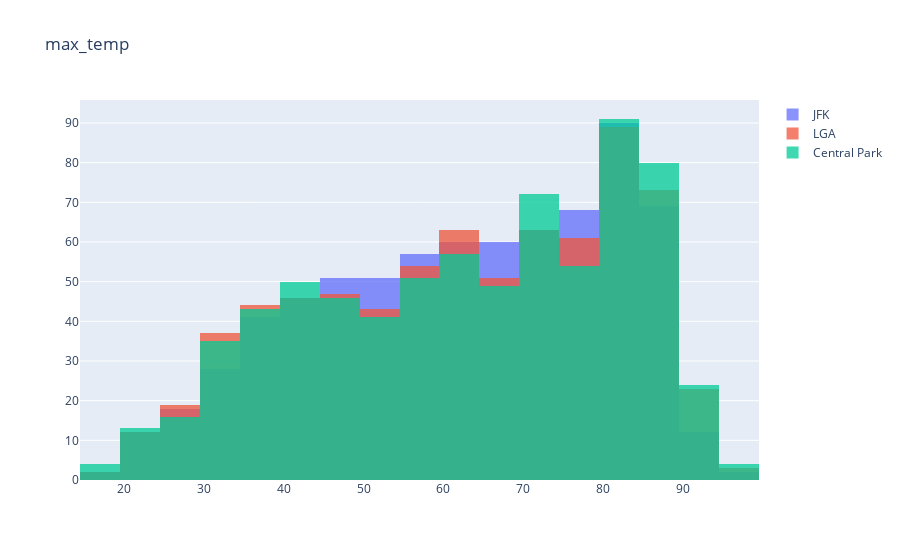
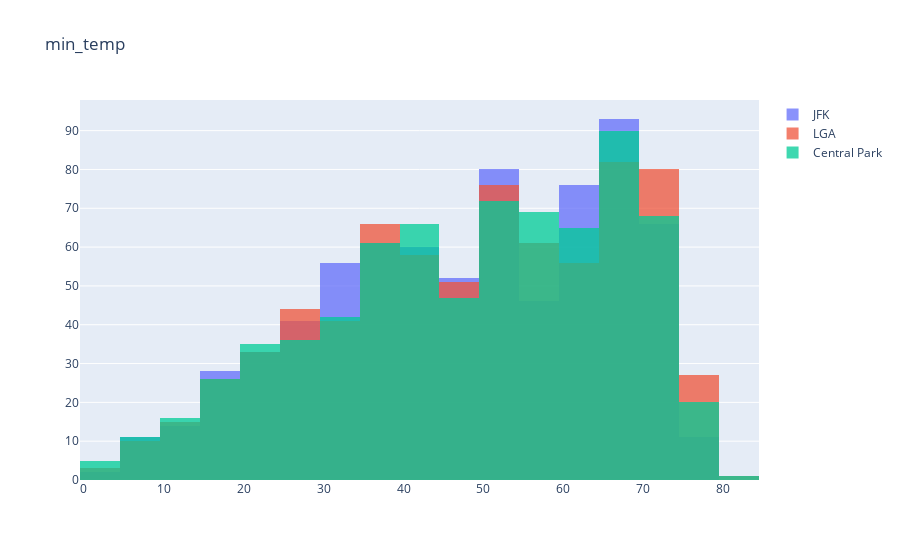
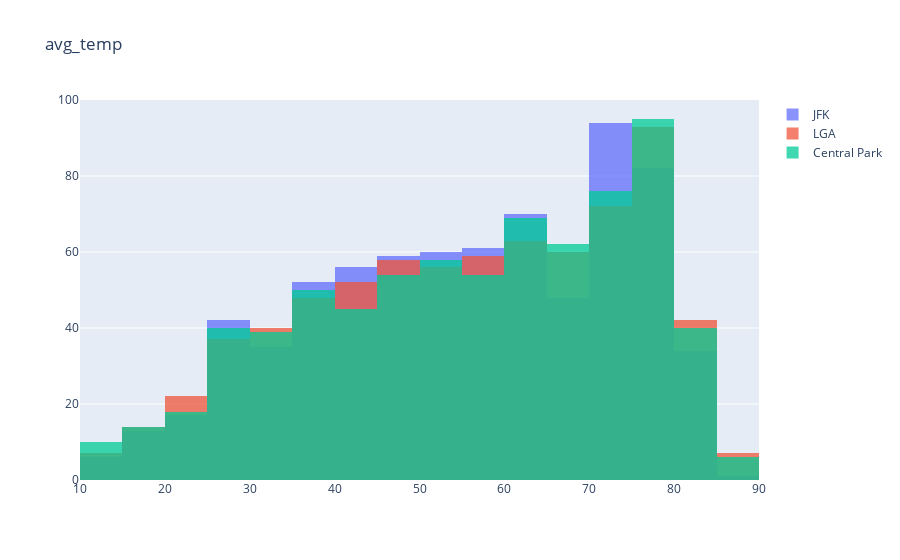
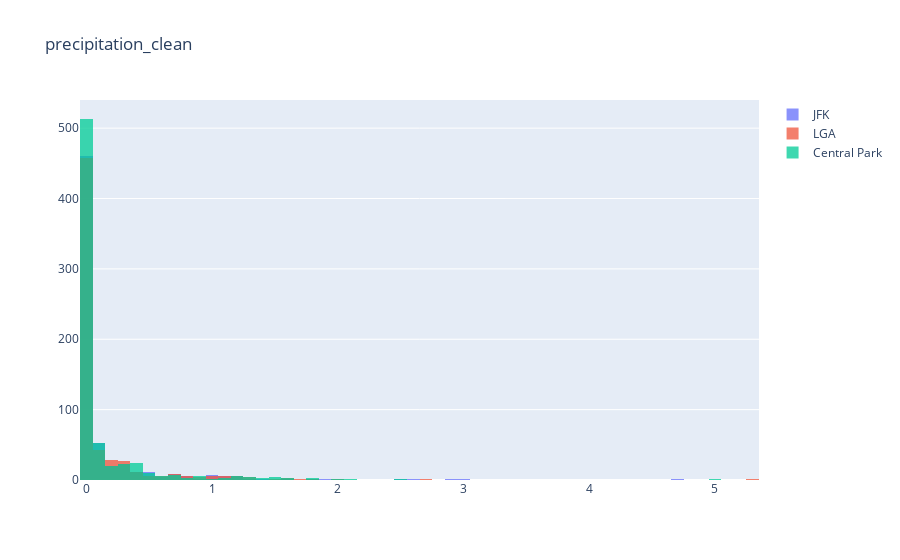

Notebook source saved alongside these figures, in order:
### Markdown cell above
Histograma por variable en función del borough

### Code cell
for i in key_weather: 
    fig = go.Figure()
    for borough in df["location"].unique():
        x = df[df["location"] ==borough][i]
        
        fig.add_trace(go.Histogram(histfunc="count", x=x, name=borough))
        # Overlay both histograms
    fig.update_layout(barmode='overlay')
    # Reduce opacity to see both histograms
    fig.update_traces(opacity=0.75)    
    fig.update_layout(title=i)
    fig.show()

### Figure 1 — Plotly figure (JSON) as saved in the notebook; plotly's stock layout.template omitted (floating-point values rounded to 4 significant figures; data arrays with more than 128 entries replaced by an {"elided": "..."} marker saying what was removed)
{"data": [{"histfunc": "count", "name": "JFK", "opacity": 0.75, "type": "histogram", "x": {"elided": "730 int values"}}, {"histfunc": "count", "name": "LGA", "opacity": 0.75, "type": "histogram", "x": {"elided": "730 int values"}}, {"histfunc": "count", "name": "Central Park", "opacity": 0.75, "type": "histogram", "x": {"elided": "730 int values"}}], "layout": {"barmode": "overlay", "title": {"text": "max_temp"}}}

### Figure 2 — Plotly figure (JSON) as saved in the notebook; plotly's stock layout.template omitted (floating-point values rounded to 4 significant figures; data arrays with more than 128 entries replaced by an {"elided": "..."} marker saying what was removed)
{"data": [{"histfunc": "count", "name": "JFK", "opacity": 0.75, "type": "histogram", "x": {"elided": "730 int values"}}, {"histfunc": "count", "name": "LGA", "opacity": 0.75, "type": "histogram", "x": {"elided": "730 int values"}}, {"histfunc": "count", "name": "Central Park", "opacity": 0.75, "type": "histogram", "x": {"elided": "730 int values"}}], "layout": {"barmode": "overlay", "title": {"text": "min_temp"}}}

### Figure 3 — Plotly figure (JSON) as saved in the notebook; plotly's stock layout.template omitted (floating-point values rounded to 4 significant figures; data arrays with more than 128 entries replaced by an {"elided": "..."} marker saying what was removed)
{"data": [{"histfunc": "count", "name": "JFK", "opacity": 0.75, "type": "histogram", "x": {"elided": "730 float values"}}, {"histfunc": "count", "name": "LGA", "opacity": 0.75, "type": "histogram", "x": {"elided": "730 float values"}}, {"histfunc": "count", "name": "Central Park", "opacity": 0.75, "type": "histogram", "x": {"elided": "730 float values"}}], "layout": {"barmode": "overlay", "title": {"text": "avg_temp"}}}

### Figure 4 — Plotly figure (JSON) as saved in the notebook; plotly's stock layout.template omitted (floating-point values rounded to 4 significant figures; data arrays with more than 128 entries replaced by an {"elided": "..."} marker saying what was removed)
{"data": [{"histfunc": "count", "name": "JFK", "opacity": 0.75, "type": "histogram", "x": {"elided": "730 float values"}}, {"histfunc": "count", "name": "LGA", "opacity": 0.75, "type": "histogram", "x": {"elided": "730 float values"}}, {"histfunc": "count", "name": "Central Park", "opacity": 0.75, "type": "histogram", "x": {"elided": "730 float values"}}], "layout": {"barmode": "overlay", "title": {"text": "precipitation_clean"}}}
